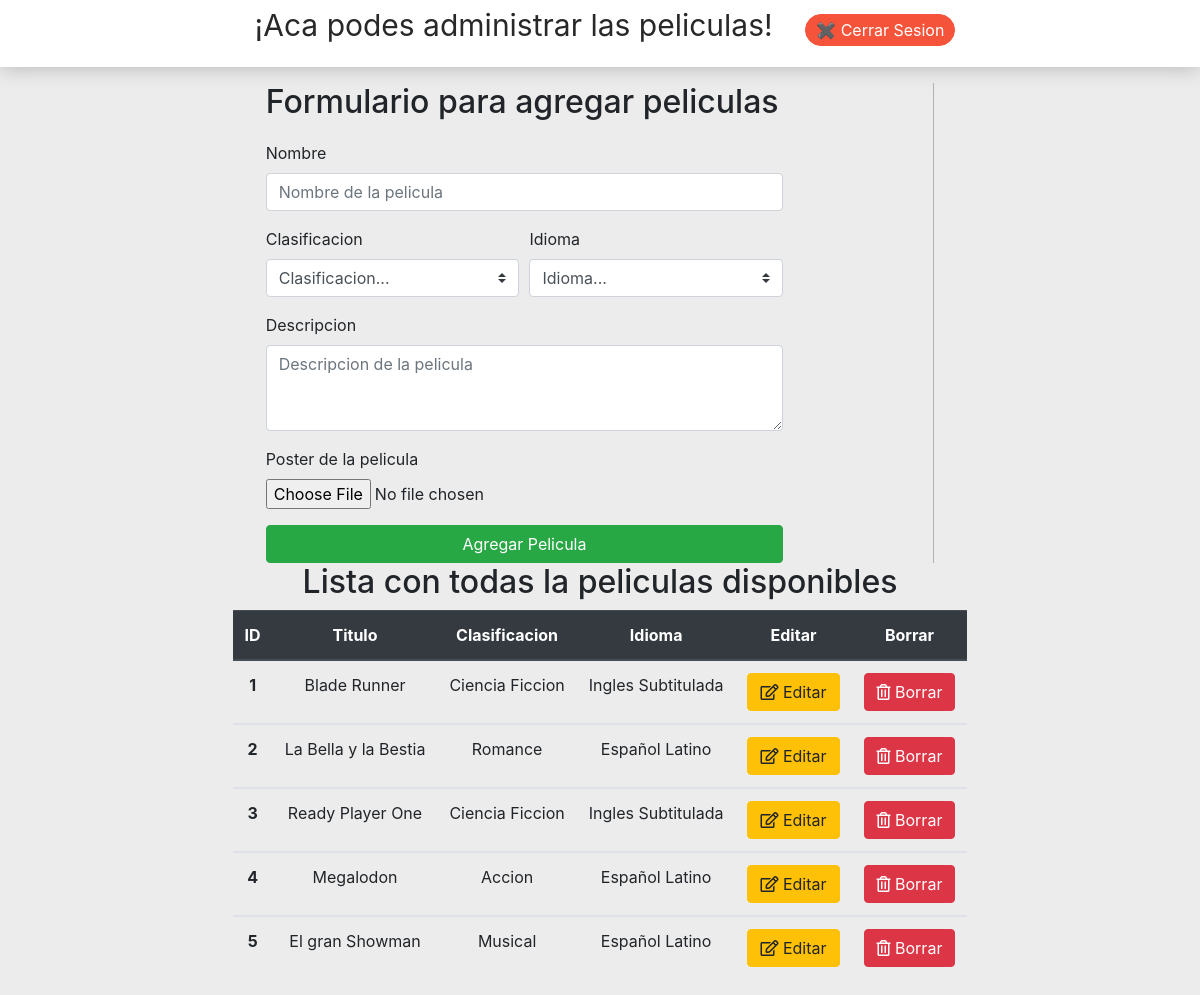
The page /views/admin/admin.peliculas.view.php on the database its author committed.
### tables this page shows
CREATE TABLE `peliculas` (
  `pel_idPelicula` int(11) NOT NULL,
  `pel_nombrePelicula` varchar(70) NOT NULL,
  `pel_clasificacionPelicula` varchar(30) NOT NULL,
  `pel_idiomaPelicula` varchar(30) NOT NULL,
  `pel_descripcionPelicula` varchar(300) NOT NULL,
  `pel_posterPelicula` blob NOT NULL
);

### views/admin/admin.peliculas.view.php (the view, shortened to what this page needs)
<?php
    $nomPelicula = '';
    $clasPelicula = '';
    $idiPelicula = '';
    $actualizar = false;
?>
<!DOCTYPE html>
<html lang="en">
<head>
    <link rel="stylesheet" href="https://use.fontawesome.com/releases/v5.7.2/css/all.css">
    <link rel="stylesheet" href="https://stackpath.bootstrapcdn.com/bootstrap/4.3.1/css/bootstrap.min.css">
</head>
<body>
    <header>
        <nav>
            <ul class="nav-bar">
                <li class="nombre-usuario">
                    <p>¡Aca podes administrar las peliculas!</p>
                </li>
                <li>
                    <form action="../../funcs/cerrar.sesion.func.php" method="POST"><input class="btn-cerrar-sesion" type="submit" name="cerrar-sesion" value="✖ Cerrar Sesion"></form>
                </li>
            </ul>
        </nav>
    </header>
    <section class="main-container">
        <div class="form-container">
            <h2>Formulario para agregar peliculas</h2>
            <form action="<?php if (isset($_GET['editar'])) {echo '../../funcs/admin/editar.pelicula.func.php';} else {echo '../../funcs/admin/agregar.pelicula.func.php';}?>" method="POST" enctype="multipart/form-data">
                <div class="form-group">
                    <label for="inputAddress">Nombre</label>
                    <input type="text" name="nombrePelicula" value="<?php echo $nomPelicula ?>" class="form-control" id="inputAddress" placeholder="Nombre de la pelicula">
                </div>
                <div class="form-row">
                    <div class="form-group col-md-6">
                        <label for="inputEmail4">Clasificacion</label>
                        <select class="custom-select mr-sm-2" value="<?php echo $clasPelicula ?>" name="clasificacionPelicula" id="inlineFormCustomSelect">
                            <option selected><?php if (isset($_GET['editar'])) {echo $clasPelicula; } else {echo 'Clasificacion...';}  ?></option>
                        </select>
                    </div>
                    <div class="form-group col-md-6">
                        <label for="inputPassword4">Idioma</label>
                        <select class="custom-select mr-sm-2" value="<?php echo $idiPelicula ?>" name="idiomaPelicula" id="inlineFormCustomSelect">
                            <option selected><?php if (isset($_GET['editar'])) {echo $idiPelicula; } else {echo 'Idioma...';} ?></option>
                        </select>
                    </div>
                </div>
                <div class="form-group">
                    <label for="exampleFormControlTextarea1">Descripcion</label>
                    <textarea class="form-control" name="descripcionPelicula" placeholder="Descripcion de la pelicula" id="exampleFormControlTextarea1" rows="3"></textarea>
                </div>
                <div class="form-group">
                    <label for="exampleFormControlFile1">Poster de la pelicula</label>
                    <input type="file" name="posterPelicula" class="form-control-file" id="exampleFormControlFile1">
                </div>
                <?php
                    if ($actualizar == true) {
                        echo '<input type="submit" name="editar-pelicula" class="btn btn-info btn-block" value="Editar Pelicula">';
                    }
                    else {
                        echo '<input type="submit" name="agregar-pelicula" class="btn btn-success btn-block" value="Agregar Pelicula">';
                    }
                ?>
            </form>
        </div>
        <div class="table-container">
            <h2>Lista con todas la peliculas disponibles</h2>
            <table class="table">
                <thead class="thead-dark">
                    <tr>
                        <th scope="col">ID</th>
                        <th scope="col">Titulo</th>
                        <th scope="col">Clasificacion</th>
                        <th scope="col">Idioma</th>
                        <th scope="col">Editar</th>
                        <th scope="col">Borrar</th>
                    </tr>
                </thead>
                <?php
                    require('../../funcs/conexion.func.php');
                    $query_obtener = "SELECT * FROM peliculas";
                    $resultado_obtener = mysqli_query($conexion, $query_obtener);
                    while ($row = mysqli_fetch_array($resultado_obtener)) {
                ?>
                    <tbody>
                        <tr>
                            <th scope="row"><?php echo $row['pel_idPelicula']; ?></th>
                            <td><?php echo $row['pel_nombrePelicula']; ?></td>
                            <td>
                                <?php
                                    if ($row['pel_clasificacionPelicula'] == 'ciencia-ficcion') :
                                        echo 'Ciencia Ficcion';
                                    elseif ($row['pel_clasificacionPelicula'] == 'musical') :
                                        echo 'Musical';
                                    elseif ($row['pel_clasificacionPelicula'] == 'accion') :
                                        echo 'Accion';
                                    elseif ($row['pel_clasificacionPelicula'] == 'suspenso') :
                                        echo 'Suspenso';
                                    elseif ($row['pel_clasificacionPelicula'] == 'comedia') :
                                        echo 'Comedia';
                                    elseif ($row['pel_clasificacionPelicula'] == 'drama') :
                                        echo 'Drama';
                                    elseif ($row['pel_clasificacionPelicula'] == 'romance') :
                                        echo 'Romance';
                                    elseif ($row['pel_clasificacionPelicula'] == 'guerra') :
                                        echo 'Guerra';
                                    endif
                                ?>
                            </td>
                            <td>
                                <?php
                                if ($row['pel_idiomaPelicula'] == 'ing') :
                                    echo 'Ingles Subtitulada';
                                else :
                                    echo 'Español Latino';
                                endif
                                ?>
                            </td>
                            <td><a class="btn btn-warning" href="../../views/admin/admin.peliculas.view.php?editar=<?php echo $row['pel_idPelicula']; ?>"><i class="far fa-edit"></i></i> Editar</a></td>
                            <td><a class="btn btn-danger" href="../../funcs/admin/borrar.pelicula.func.php?borrar=<?php echo $row['pel_idPelicula']; ?>"><i class="far fa-trash-alt"></i> Borrar</a></td>
                        </tr>
                    </tbody>
                <?php
                    }
                ?>
            </table>
        </div>
    </section>
</body>
</html>

### rows shown on the page
peliculas: pel_idPelicula "1", pel_nombrePelicula "Blade Runner", pel_clasificacionPelicula "Ciencia Ficcion", pel_idiomaPelicula "Ingles Subtitulada"
peliculas: pel_idPelicula "2", pel_nombrePelicula "La Bella y la Bestia", pel_clasificacionPelicula "Romance", pel_idiomaPelicula "Español Latino"
peliculas: pel_idPelicula "3", pel_nombrePelicula "Ready Player One", pel_clasificacionPelicula "Ciencia Ficcion", pel_idiomaPelicula "Ingles Subtitulada"
peliculas: pel_idPelicula "4", pel_nombrePelicula "Megalodon", pel_clasificacionPelicula "Accion", pel_idiomaPelicula "Español Latino"
peliculas: pel_idPelicula "5", pel_nombrePelicula "El gran Showman", pel_clasificacionPelicula "Musical", pel_idiomaPelicula "Español Latino"
